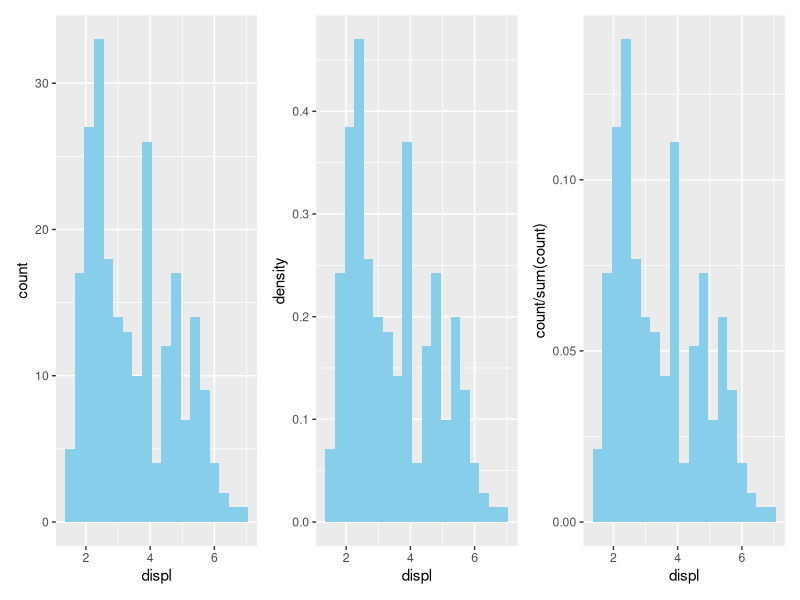
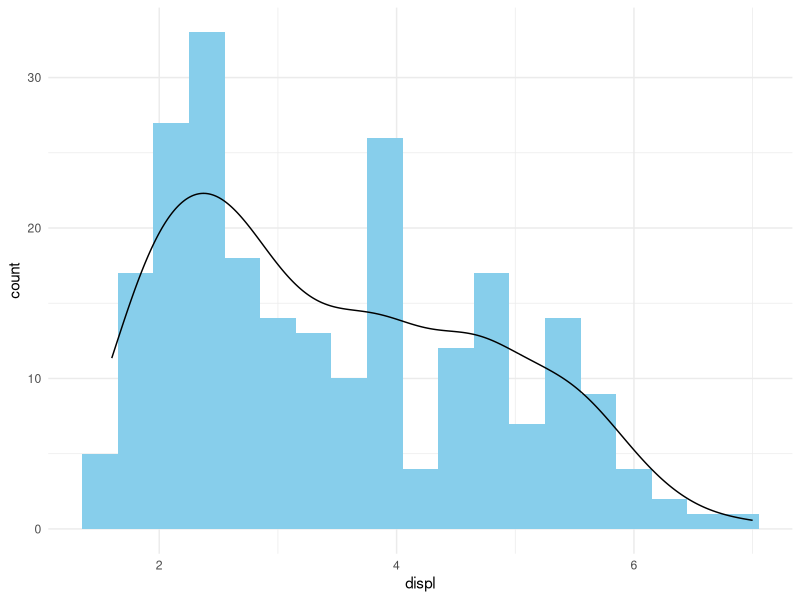
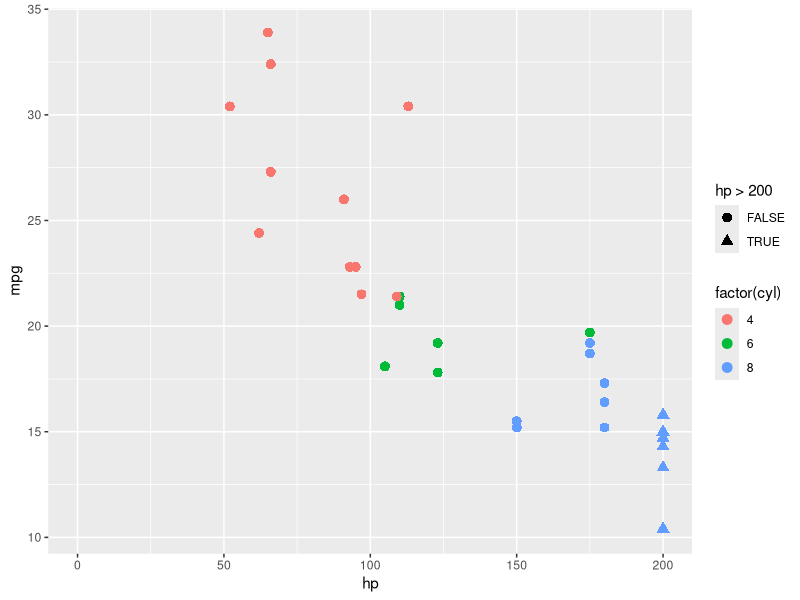
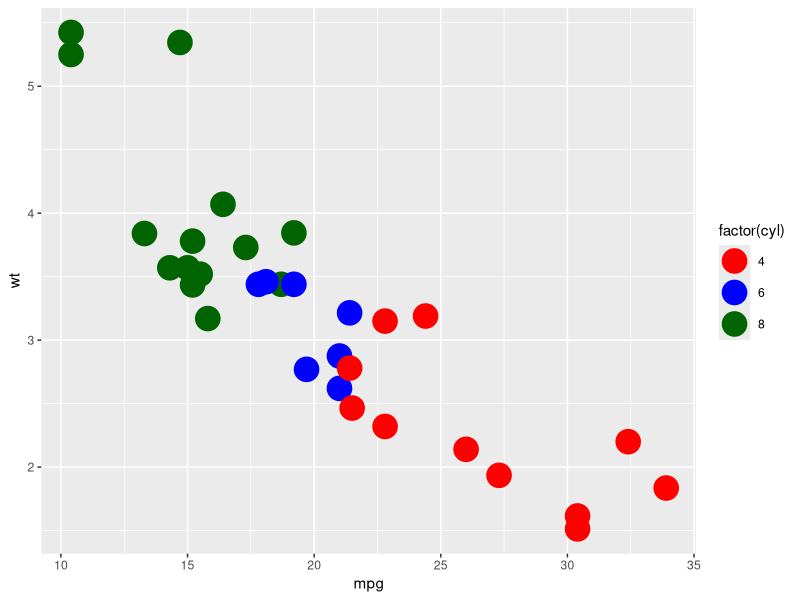
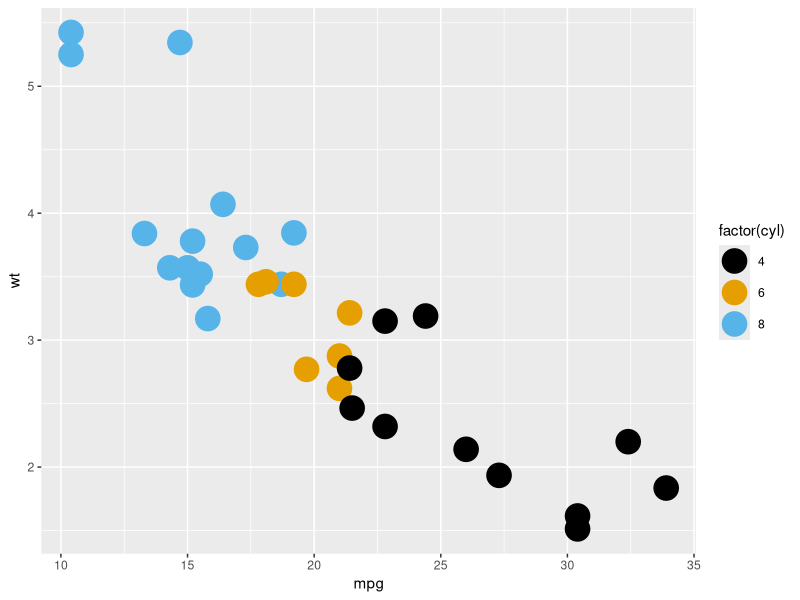
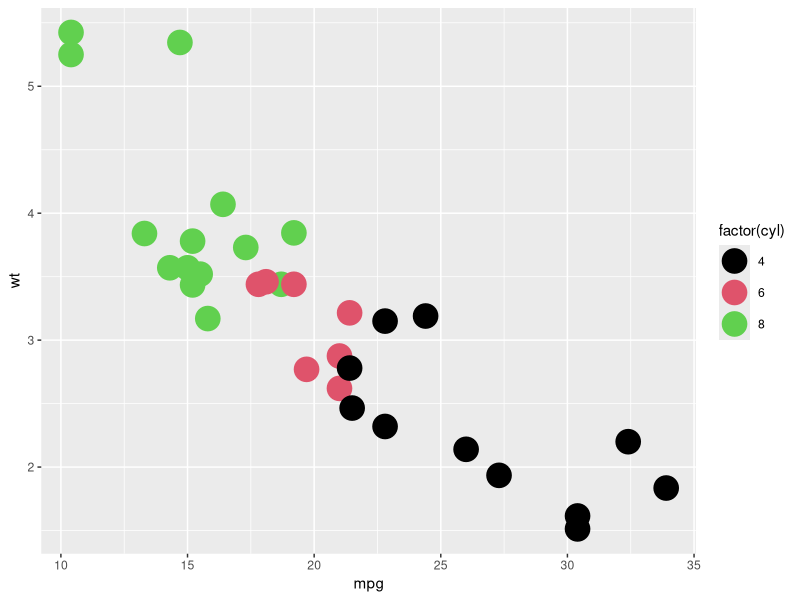

Source code (R) for these figures, in order:
## ---- chunk 1
library(ggplot2)
library(dplyr)
library(patchwork)
## ---- chunk 2
bw <- .3

h1 <- ggplot(mpg) +
  aes(x = displ) +
  geom_histogram(binwidth = bw, fill = "skyblue")

## histogram with density
h2 <- ggplot(mpg) +
  aes(x = displ) +
  geom_histogram(aes(y = after_stat(density)),
                 binwidth = bw, fill = "skyblue")

## histogram with proportion
h3 <- ggplot(mpg) +
  aes(x = displ) +
  geom_histogram(aes(y = after_stat(count / sum(count))),
                 binwidth = bw, fill = "skyblue")

h1 + h2 + h3

## histogram with density curve
ggplot(mpg) +
  aes(displ) +
	geom_histogram(aes(y = after_stat(count)), 
	               binwidth = bw, fill = "skyblue") +
	geom_density(aes(y = after_stat(count) * bw)) +
	theme_minimal()
## ---- chunk 3
ggplot(mtcars) + 
  aes(x = hp, y = mpg, color = factor(cyl), shape = hp > 200) + geom_point(size = 3) + scale_x_continuous(limits = c(0, 200), oob = scales::oob_squish)
## ---- chunk 4
p <- ggplot(mtcars, aes(mpg, wt)) +
  geom_point(aes(colour = factor(cyl)), size = 8)
p + scale_colour_manual(values = c("4" = "red", "6" = "blue", "8" = "darkgreen"))

pal <- palette.colors("Okabe-Ito", n = 10)
p + scale_colour_manual(values = pal)

pal <- palette.colors("R4", n = 4)
p + scale_colour_manual(values = pal)
